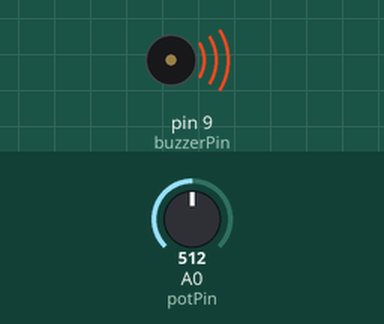
This sketch was run on a simulated Arduino Uno, built with avr-gcc and run on an emulated ATmega328P. On the bench: buzzer (waves = sounding). The test bench sets the inputs (shaded band); at power-on: A0 (potPin) = 512. What the sketch prints to the serial monitor is not drawn.

Above: at 0.1 s.
Timing chart, 0 to 1.6 s (numbered marks = the images above):
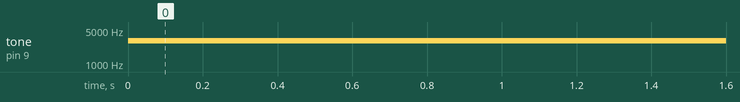

The sketch:

Buzzer.ino
```cpp
const int buzzerPin = 9;  //Buzzer connected to pin 9
unsigned int pitch;  //Define pitch for buzzer
int rate = 1000;  //Define delay rate
const int potPin = A0;  //Pot connected to A0
void setup()
{
  //pinMode(buzzerPin, OUTPUT);   //Initialise as output
  Serial.begin(9600);
}

void loop()
{
  int input = analogRead(A0);   //Read pot value
  pitch = map(input, 0, 1023, 2500, 3500);
  Serial.println(pitch);
  tone(buzzerPin, pitch, 3000);   //Emit tone
  delay(50);
  /*
  noTone(buzzerPin);  //Stop emmitting tone
  delay(rate);
  */
}
```

Measured:
- by itself, tone on pin 9 (buzzerPin): silent → 3000 Hz at 0.00 s
